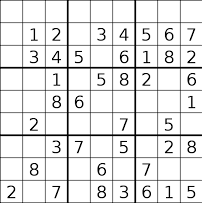
#> input picture easy.png, 202 x 203 px
$ jupyter execute --allow-errors Untitled.ipynb
#> lines starting #> are read from the running program, lines starting #| are printed output that depends on the picture; after the words box and inside, x2 and y2 are one past the last pixel; in counts of white or black regions, pixels touching at a corner belong together
# Importing the basic dependencies

[cell 1]
import cv2
import numpy as np
import matplotlib.pyplot as plt

# Reading in the test image as gray scale

[cell 2]
img = cv2.imread('easy.png')
#> img is the input picture: shape (203, 202, 3); min 0, max 255, mean 227.8

[cell 3]
gray = cv2.cvtColor(img, cv2.COLOR_BGR2GRAY)

[cell 4]
plt.imshow(gray,cmap='gray')

[cell 5]
gray.shape
#> Out = (203, 202)

# Applying Gaussian Blurring to reduce Background Noise

[cell 6]
dst = cv2.GaussianBlur(gray,(1,1),cv2.BORDER_DEFAULT)

[cell 7]
plt.imshow(dst,cmap='gray')

# Applying Inverse Binary Threshold

[cell 8]
ret,thresh_inv = cv2.threshold(gray, 180, 255,cv2.THRESH_BINARY_INV)
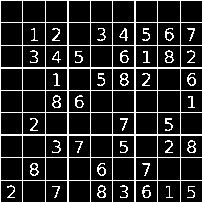
#> thresh_inv: shape (203, 202); 15.1% white in thin lines or dots
plt.imshow(thresh_inv,cmap='gray')

# Applying Probabilistic Hough Transform on the Binary Image

[cell 9]
minLineLength = 100
maxLineGap = 60
lines = cv2.HoughLinesP(thresh_inv,1,np.pi/180,100,minLineLength=100,maxLineGap=10)
#> lines = 23 rows, first 6: [22, 202, 22, 0], [0, 45, 201, 45], [0, 180, 201, 180], [0, 112, 201, 112], [45, 202, 45, 0], [112, 202, 112, 0]
for l in lines:
    x1,y1,x2,y2 = l[0]
    cv2.line(img,(x1,y1),(x2,y2),(0,255,0),2, cv2.LINE_AA)
#> this loop made 23 passes
#> (x1, y1, x2, y2) on passes 1 to 12: (22, 202, 22, 0), (0, 45, 201, 45), (0, 180, 201, 180), (0, 112, 201, 112), (45, 202, 45, 0), (112, 202, 112, 0), (90, 202, 90, 0), (135, 202, 135, 0), (67, 202, 67, 0), (0, 67, 201, 67), (0, 134, 201, 134), (0, 157, 201, 157)
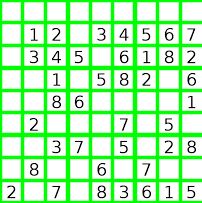
#> img: shape (203, 202, 3); mean B, G, R 170.6, 246.6, 170.6
cv2.imwrite('hough.jpg',img)
#> Out = True

[cell 10]
img_hough = cv2.imread('hough.jpg',0)
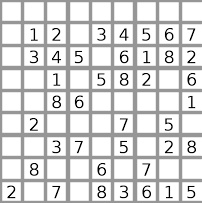
#> img_hough: shape (203, 202); min 0, max 255, mean 215.2
img_show = cv2.imread('hough.jpg')
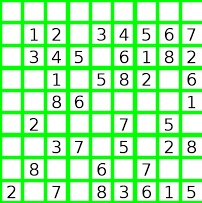
#> img_show: shape (203, 202, 3); mean B, G, R 170.5, 241.9, 170.4
plt.imshow(img_show, cmap='gray')

# Finding Contours

[cell 11]
contours,hierarchy = cv2.findContours(img_hough,cv2.RETR_TREE, cv2.CHAIN_APPROX_NONE)
#> contours = 275 contours, 274 with area under 20; largest, box (x1, y1, x2, y2) and area: (0, 0, 202, 203) 40602

[cell 12]
# find the biggest area
cnt = contours[0]
#> cnt = contour of 806 points, box (x1, y1, x2, y2) (0, 0, 202, 203), area 40602
max_area = cv2.contourArea(cnt)
#> max_area = 40602

for cont in contours:
    if cv2.contourArea(cont) > max_area:
        cnt = cont
        max_area = cv2.contourArea(cont)
#> this loop made 275 passes
#> cont on passes 4, 8, 9: [[170, 197], [171, 196], [172, 197], [171, 198]], [[120, 197], [121, 196], [122, 197], [121, 198]], [[102, 197], [103, 196], [104, 197], [103, 198]]
#> after the loop, max_area = 40602

[cell 13]
max_area
#> Out = 40602

# Replacing the contour by it's approximate encompassing polygon

[cell 14]
epsilon = 0.01*cv2.arcLength(cnt,True)
#> epsilon = 8.06
poly_approx = cv2.approxPolyDP(cnt, epsilon, True)
#> poly_approx = [[0, 0], [0, 202], [201, 202], [201, 0]]

[cell 15]
poly_approx
#> Out = [[0, 0], [0, 202], [201, 202], [201, 0]]

# Applying Perspective Transform on the edge detected image with the Poly_Approx points

[cell 16]
#function that takes in points
def order_points(pts):
    # initialzie a list of coordinates that will be ordered
    # such that the first entry in the list is the top-left,
    # the second entry is the top-right, the third is the
    # bottom-right, and the fourth is the bottom-left
    rect = np.zeros((4, 2), dtype = "float32")

    # the top-left point will have the smallest sum, whereas
    # the bottom-right point will have the largest sum
    s = pts.sum(axis = 1)
#> s = [[0, 0], [0, 202], [201, 202], [201, 0]]
    rect[0] = pts[0]
    rect[2] = pts[2]

    # now, compute the difference between the points, the
    # top-right point will have the smallest difference,
    # whereas the bottom-left will have the largest difference
    diff = np.diff(pts, axis = 1)
#> diff = empty array
    rect[3] = pts[3]
    rect[1] = pts[1]

    # return the ordered coordinates
    return rect

[cell 17]
def four_point_transform(image, pts):
    # obtain a consistent order of the points and unpack them
    # individually
    rect = order_points(pts)
#> rect = [[0, 0], [0, 202], [201, 202], [201, 0]]
    (tl, tr, br, bl) = rect
#> tl = [0, 0]; tr = [0, 202]; br = [201, 202]; bl = [201, 0]

    # compute the width of the new image, which will be the
    # maximum distance between bottom-right and bottom-left
    # x-coordiates or the top-right and top-left x-coordinates
    widthA = np.sqrt(((br[0] - bl[0]) ** 2) + ((br[1] - bl[1]) ** 2))
#> widthA = 202
    widthB = np.sqrt(((tr[0] - tl[0]) ** 2) + ((tr[1] - tl[1]) ** 2))
#> widthB = 202
    maxWidth = max(int(widthA), int(widthB))
#> maxWidth = 202

    # compute the height of the new image, which will be the
    # maximum distance between the top-right and bottom-right
    # y-coordinates or the top-left and bottom-left y-coordinates
    heightA = np.sqrt(((tr[0] - br[0]) ** 2) + ((tr[1] - br[1]) ** 2))
#> heightA = 201
    heightB = np.sqrt(((tl[0] - bl[0]) ** 2) + ((tl[1] - bl[1]) ** 2))
#> heightB = 201
    maxHeight = max(int(heightA), int(heightB))
#> maxHeight = 201

    # now that we have the dimensions of the new image, construct
    # the set of destination points to obtain a "birds eye view",
    # (i.e. top-down view) of the image, again specifying points
    # in the top-left, top-right, bottom-right, and bottom-left
    # order
    dst = np.array([
        [0, 0],
        [0, maxHeight - 1],
        [maxWidth - 1, maxHeight - 1],
        [maxWidth - 1, 0]], dtype = "float32")
#> dst = [[0, 0], [0, 200], [201, 200], [201, 0]]

    # compute the perspective transform matrix and then apply it
    M = cv2.getPerspectiveTransform(rect, dst)
#> M = [[1, 0, 0], [0, 0.99, 0], [0, 0, 1]]
    warped = cv2.warpPerspective(image, M, (maxWidth, maxHeight))
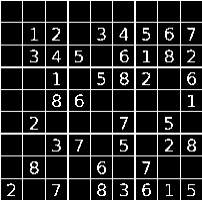
#> warped: shape (201, 202); min 0, max 255, mean 38.5

    # return the warped image
    return warped

[cell 18]
img_PT = four_point_transform(thresh_inv,poly_approx)

[cell 19]
img_PT.shape
#> Out = (201, 202)

[cell 20]
plt.imshow(img_PT, cmap='gray')

# Neural Network Model trained to recognize digits

[cell 21]
import seaborn as sns
import keras

from sklearn.model_selection import train_test_split
from sklearn.metrics import confusion_matrix

from tensorflow.keras import backend as K
from tensorflow.keras.models import Sequential
from tensorflow.keras.layers import Conv2D, Lambda, MaxPooling2D # convolution layers
from tensorflow.keras.layers import Dense, Dropout, Flatten # core layers

from keras.layers.normalization import BatchNormalization

from tensorflow.keras.preprocessing.image import ImageDataGenerator

from keras.utils.np_utils import to_categorical

from keras.datasets import mnist

#> (a cell that did not finish here is left out)

#> (a cell that did not finish here is left out)

#> (a cell that did not finish here is left out)

[cell 25]
from keras.utils import np_utils
#> (the rest of this cell did not finish here and is left out)

#> (a cell that did not finish here is left out)

#> (a cell that did not finish here is left out)

#> (a cell that did not finish here is left out)

# Predicting on new test image

[cell 29]
test_image = cv2.imread('DIGIT_DATA/test/8/img009-00800.png',0) #reading in grayscale
#> (the rest of this cell did not finish here and is left out)

[cell 30]
from tensorflow.keras.models import load_model
#> (the rest of this cell did not finish here and is left out)

[cell 31]
import tensorflow as tf
from keras.preprocessing import image

#> (the rest of this cell did not finish here and is left out)

[cell 32]
def prediction(test_image):

    classes = new_model.predict_classes(test_image)

    if classes == [[0]]:
        return 0
    elif classes == [[1]]:
        return 1
    elif classes == [[2]]:
        return 2
    elif classes == [[3]]:
        return 3
    elif classes == [[4]]:
        return 4
    elif classes == [[5]]:
        return 5
    elif classes == [[6]]:
        return 6
    elif classes == [[7]]:
        return 7
    elif classes == [[8]]:
        return 8
    elif classes == [[9]]:
        return 9

# Finding and extracting the sudoku digits

[cell 33]
import tensorflow as tf
from PIL import Image

[cell 34]
#creating a function to get the different position of cells
def getCellPositions(img_PT):
    #resizing the images to take the shape of the NN model
    img_PT = cv2.resize(img,(252,252))
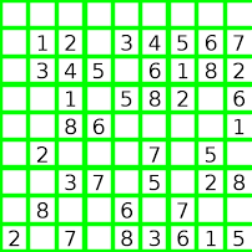
#> img_PT: shape (252, 252, 3); mean B, G, R 170.6, 246.5, 170.6
    #computing position of each cell and storing in an array of arrays
    cell_positions = []

    width = img_PT.shape[1]
#> width = 252
    height = img_PT.shape[0]
#> height = 252

    cell_width = width//9
#> cell_width = 28
    cell_height = height//9
#> cell_height = 28

    x1,x2,y1,y2 = 0,0,0,0

    for i in range(9):
        y2 = y1 + cell_height
        x1 = 0
        for j in range(9):
            x2 = x1 + cell_width
            current_cell = [x1,x2,y1,y2]
            cell_positions.append(current_cell)
            x1 = x2
        y1 = y2
    return cell_positions

[cell 35]
#using the trained model to predict the digits in each cell, if cell is empty fix with 0
def predictDigit(cell,img):
    pos = []
    img = cv2.resize(img,(252,252))
    img = img[cell[2]+2:cell[3]-3,cell[0]+2:cell[1]-3]
    contours,hierarchy = cv2.findContours(img.copy(), cv2.RETR_TREE, cv2.CHAIN_APPROX_SIMPLE)
    if len(contours) != 0:

        for c in contours:
            x,y,w,h = cv2.boundingRect(c)
            # if the contour is sufficiently large, it must be a digit
            if (w < 15 and x > 2) and (h < 25 and y > 2):#multiplied each number by 9 due to the resized image
                #pos = (x,y,x+w,y+h)
                pos.append((x,y,x+w,y+h))
                break
    if pos == []:
        result = 0
    if pos:
        img1 = img[(pos[0][1]):(pos[0][3]),(pos[0][0]):(pos[0][2])]
        #img1 = img[4:25,5:23]
        #22-3-2020
        img1 = cv2.resize(img,(28,28))
        img1 = img1.reshape(1,28,28,1)
        img1 = tf.cast(img1, tf.float32) #for linux (tf2.0)

        result = prediction(img1)

    return result

[cell 36]
def extractSudokuDigits(img_PT):
    #we start looking at the middle of the cell as this is where the sudoku digit should be at
    cell_digits,num = [],0
    cells = getCellPositions(img_PT)
#> cells = 81 items, first 6: [0, 28, 0, 28], [28, 56, 0, 28], [56, 84, 0, 28], [84, 112, 0, 28], [112, 140, 0, 28], [140, 168, 0, 28]
    for cell in range(len(cells)):
        num = predictDigit(cells[cell],img_PT)
        cell_digits.append(num)
#> this loop made 11 passes
#> contours in predictDigit on passes 4, 11: [[[0, 0], [0, 22]]], 1 contour; box (x1, y1, x2, y2) and area: (8, 3, 18, 22) 58
#> pass 1, in predictDigit, `img = cv2.resize(img,(252,252))`:
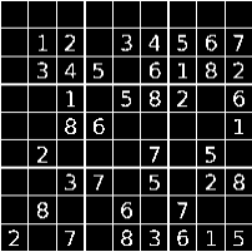
#> img: shape (252, 252); min 0, max 255, mean 38.4
#> after the loop, cell_digits = [0, 0, 0, 0, 0, 0, 0, 0, 0, 0]
    n = 9
    cell_digits = [cell_digits[i:i+n] for i in range(0, len(cell_digits), n)]
    return cell_digits

$ run again, with hough.jpg saved as easy.png
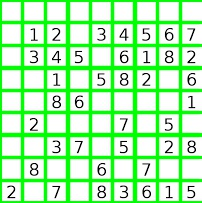
#> input picture hough.jpg, 202 x 203 px
#> img is the input picture: shape (203, 202, 3); mean B, G, R 171.2, 242.2, 170.9
#> `ret,thresh_inv = cv2.threshold(gray, 180, 255,cv2.THRESH_BINARY_INV)`:
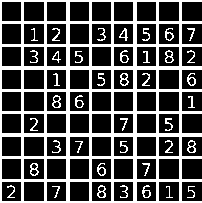
#> thresh_inv: shape (203, 202); 30.7% white; 41 white regions
#> lines = 56 rows, first 6: [46, 202, 46, 0], [0, 113, 201, 113], [69, 202, 69, 0], [0, 46, 201, 46], [0, 89, 201, 89], [0, 112, 201, 112]
#> the loop `for l in lines:` made 56 passes
#> `cv2.imwrite('hough.jpg',img)`: Out = True
#> `contours,hierarchy = cv2.findContours(img_hough,cv2.RETR_TREE, cv2.CHA..`: contours = 255 contours, 254 with area under 20; largest, box (x1, y1, x2, y2) and area: (0, 0, 202, 203) 40602
#> cnt = contour of 806 points, box (x1, y1, x2, y2) (0, 0, 202, 203), area 40602
#> `max_area = cv2.contourArea(cnt)`: max_area = 40602
#> the loop `for cont in contours:` made 255 passes
#> cont on passes 2 to 4: [[191, 197], [192, 196], [193, 197], [192, 198]], [[187, 197], [188, 196], [189, 197], [188, 198]], [[170, 197], [171, 196], [172, 197], [171, 198]]
#> epsilon = 8.06
#> poly_approx = [[0, 0], [0, 202], [201, 202], [201, 0]]
#> diff = empty array
#> rect = [[0, 0], [0, 202], [201, 202], [201, 0]]
#> tl = [0, 0]; tr = [0, 202]; br = [201, 202]; bl = [201, 0]
#> widthA = 202
#> heightA = 201
#> dst = [[0, 0], [0, 200], [201, 200], [201, 0]]
#> M = [[1, 0, 0], [0, 0.99, 0], [0, 0, 1]]
#> cells = 81 items, first 6: [0, 28, 0, 28], [28, 56, 0, 28], [56, 84, 0, 28], [84, 112, 0, 28], [112, 140, 0, 28], [140, 168, 0, 28]
#> the loop in extractSudokuDigits, `for cell in range(len(cells)):` made 11 passes
#> pass 3, in predictDigit (call 3), `img = img[cell[2]+2:cell[3]-3,cell[0]+2:cell[1]-3]`:
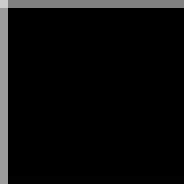
#> img: shape (23, 23) (shown 8 times larger); min 0, max 205, mean 12.3
#> after the loop in extractSudokuDigits, `for cell in range(len(cells)):`: cell_digits = [0, 0, 0, 0, 0, 0, 0, 0, 0, 0]
